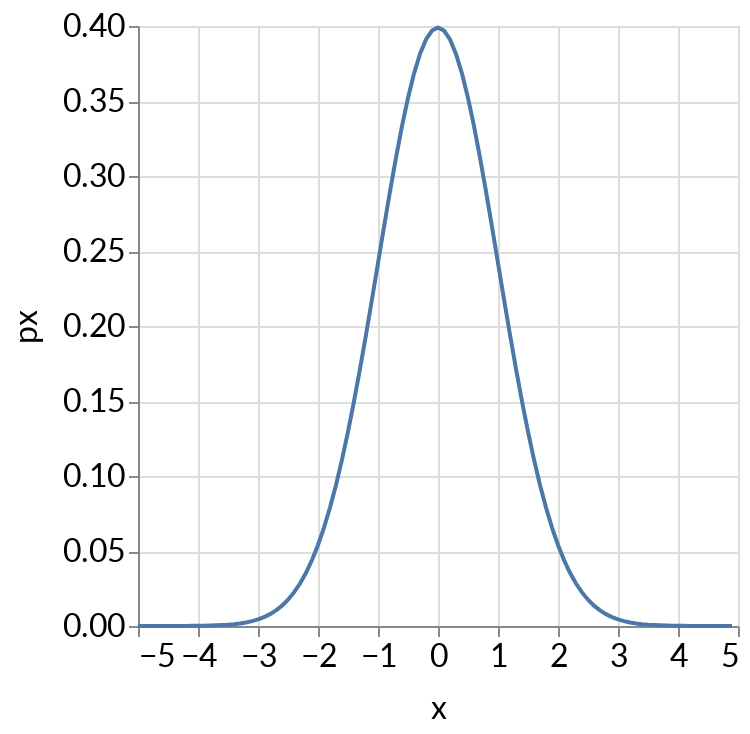

Notebook cell for this chart:
### Markdown cell above
### ---

### Code cell
# gaussian density
distribution_chart(
    pdf_transform_expression = 'densityNormal(datum.x, datum.mean, datum.std)',
    xmin = -5,
    xmax = 5,
    xstep = .1,
    mean = distribution_parameter(
        min=-5,
        max=5,
        step=.1,
        init_value=0,
        name='Mean'
    ),
    std = distribution_parameter(
        min=.1,
        max=5,
        step=.1,
        init_value=1,
        name='Std'
    )
)

### Figure 1 — Vega-Lite specification as saved in the notebook (floating-point values rounded to 4 significant figures)
{"config": {"title": {"fontSize": 24.0, "font": ["Lato", "Helvetica Neue", "Helvetica", "Arial", "Sans Serif"], "fontWeight": "normal"}, "axisX": {"labelFont": ["Lato", "Helvetica Neue", "Helvetica", "Arial", "Sans Serif"], "labelFontSize": 16, "titleFont": ["Lato", "Helvetica Neue", "Helvetica", "Arial", "Sans Serif"], "titleFontSize": 16, "titleFontWeight": "normal", "titlePadding": 10}, "axisY": {"labelFont": ["Lato", "Helvetica Neue", "Helvetica", "Arial", "Sans Serif"], "labelFontSize": 16, "titleFont": ["Lato", "Helvetica Neue", "Helvetica", "Arial", "Sans Serif"], "titleFontSize": 16, "titleFontWeight": "normal", "titlePadding": 10}, "legend": {"labelFont": ["Lato", "Helvetica Neue", "Helvetica", "Arial", "Sans Serif"], "labelFontSize": 16, "titleFont": ["Lato", "Helvetica Neue", "Helvetica", "Arial", "Sans Serif"], "titleFontSize": 16, "titleFontWeight": "normal"}, "text": {"font": ["Lato", "Helvetica Neue", "Helvetica", "Arial", "Sans Serif"], "fontSize": 14.4}}, "data": {"sequence": {"start": -5, "stop": 5, "step": 0.1, "as": "x"}}, "mark": "line", "encoding": {"x": {"type": "quantitative", "field": "x"}, "y": {"type": "quantitative", "field": "px"}}, "selection": {"selector004": {"type": "single", "bind": {"input": "range", "min": 0.1, "max": 5, "step": 0.1, "name": "Std"}, "init": {"value": 1}}, "selector003": {"type": "single", "bind": {"input": "range", "min": -5, "max": 5, "step": 0.1, "name": "Mean"}, "init": {"value": 0}}}, "transform": [{"calculate": "selector003.value", "as": "mean"}, {"calculate": "selector004.value", "as": "std"}, {"calculate": "densityNormal(datum.x, datum.mean, datum.std)", "as": "px"}], "$schema": "https://vega.github.io/schema/vega-lite/v4.8.1.json"}
